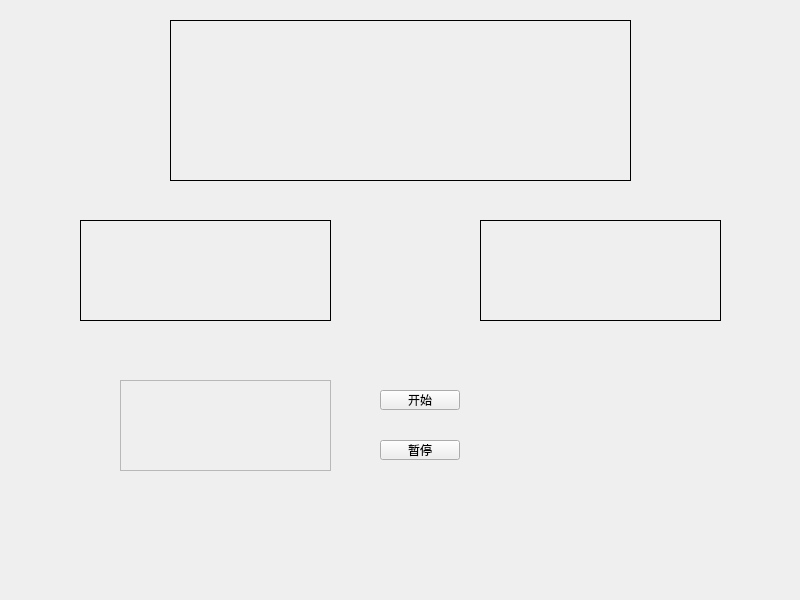
<?xml version="1.0" encoding="UTF-8"?>
<ui version="4.0">
 <class>Widget</class>
 <widget class="QWidget" name="Widget">
  <property name="geometry">
   <rect>
    <x>0</x>
    <y>0</y>
    <width>800</width>
    <height>600</height>
   </rect>
  </property>
  <property name="windowTitle">
   <string>Widget</string>
  </property>
  <widget class="MyLabel" name="label">
   <property name="geometry">
    <rect>
     <x>170</x>
     <y>20</y>
     <width>461</width>
     <height>161</height>
    </rect>
   </property>
   <property name="frameShape">
    <enum>QFrame::Box</enum>
   </property>
   <property name="text">
    <string/>
   </property>
  </widget>
  <widget class="QLabel" name="label_2">
   <property name="geometry">
    <rect>
     <x>80</x>
     <y>220</y>
     <width>251</width>
     <height>101</height>
    </rect>
   </property>
   <property name="frameShape">
    <enum>QFrame::Panel</enum>
   </property>
   <property name="text">
    <string/>
   </property>
  </widget>
  <widget class="QLabel" name="label_3">
   <property name="geometry">
    <rect>
     <x>480</x>
     <y>220</y>
     <width>241</width>
     <height>101</height>
    </rect>
   </property>
   <property name="frameShape">
    <enum>QFrame::Box</enum>
   </property>
   <property name="text">
    <string/>
   </property>
  </widget>
  <widget class="QLabel" name="label_4">
   <property name="geometry">
    <rect>
     <x>120</x>
     <y>380</y>
     <width>211</width>
     <height>91</height>
    </rect>
   </property>
   <property name="frameShape">
    <enum>QFrame::StyledPanel</enum>
   </property>
   <property name="frameShadow">
    <enum>QFrame::Sunken</enum>
   </property>
   <property name="text">
    <string/>
   </property>
  </widget>
  <widget class="QPushButton" name="pushButton">
   <property name="geometry">
    <rect>
     <x>380</x>
     <y>440</y>
     <width>80</width>
     <height>20</height>
    </rect>
   </property>
   <property name="text">
    <string>暂停</string>
   </property>
  </widget>
  <widget class="QPushButton" name="pushButton_2">
   <property name="geometry">
    <rect>
     <x>380</x>
     <y>390</y>
     <width>80</width>
     <height>20</height>
    </rect>
   </property>
   <property name="text">
    <string>开始</string>
   </property>
  </widget>
 </widget>
 <customwidgets>
  <customwidget>
   <class>MyLabel</class>
   <extends>QLabel</extends>
   <header location="global">mylabel.h</header>
  </customwidget>
 </customwidgets>
 <resources/>
 <connections/>
</ui>
